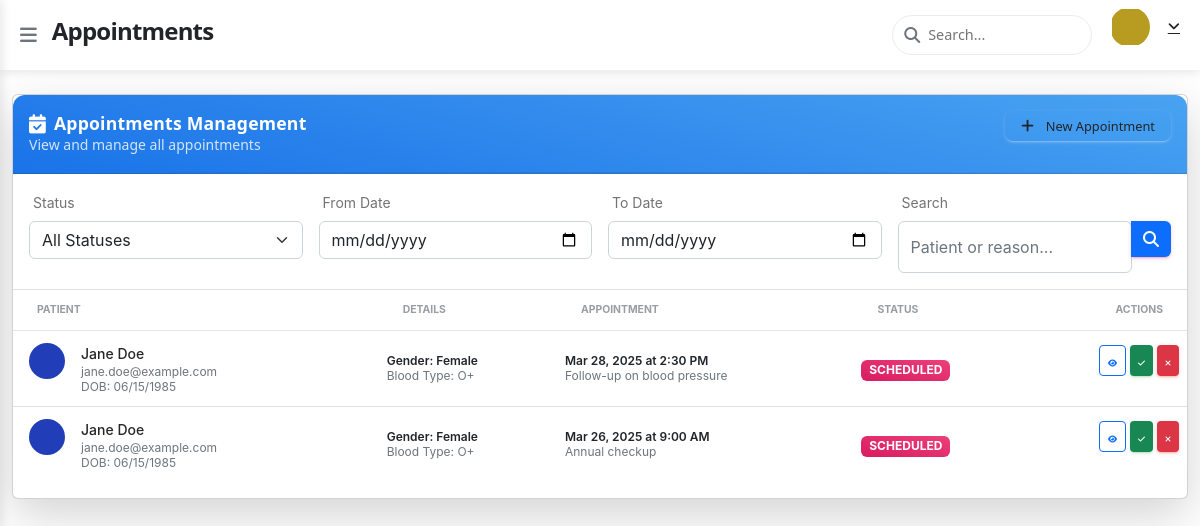
/doctor/appointments.php (signed in), run on an earlier commit of the app's database.
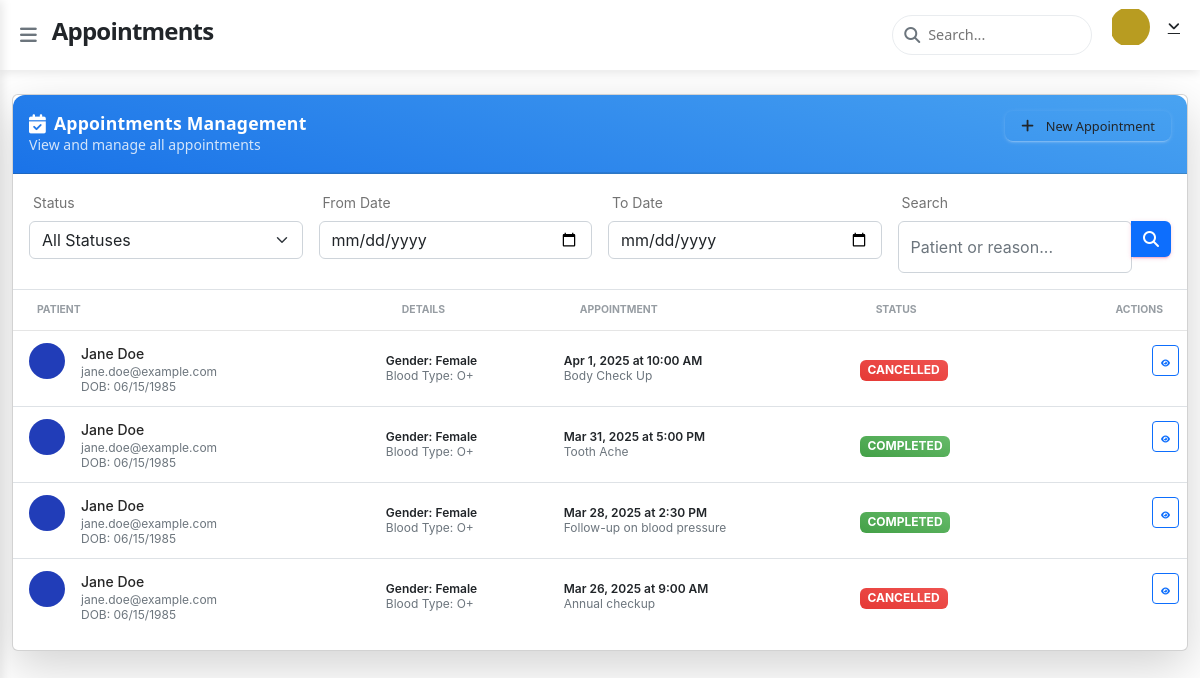
And on a later commit of the database.
### tables this page shows
CREATE TABLE IF NOT EXISTS `appointments` (
  `id` int NOT NULL AUTO_INCREMENT,
  `patient_id` int NOT NULL,
  `doctor_id` int NOT NULL,
  `appointment_date` date NOT NULL,
  `appointment_time` time NOT NULL,
  `status` enum('scheduled','completed','cancelled','no_show') DEFAULT 'scheduled',
  `duration_minutes` int DEFAULT '30' COMMENT 'Appointment duration in minutes',
  `reason` text,
  `notes` text,
  `created_at` timestamp NULL DEFAULT CURRENT_TIMESTAMP,
  PRIMARY KEY (`id`),
  KEY `patient_id` (`patient_id`),
  KEY `doctor_id` (`doctor_id`)
);

CREATE TABLE IF NOT EXISTS `users` (
  `id` int NOT NULL AUTO_INCREMENT,
  `username` varchar(50) NOT NULL,
  `password` varchar(255) NOT NULL,
  `email` varchar(100) NOT NULL,
  `role` enum('admin','doctor','patient') NOT NULL,
  `first_name` varchar(50) NOT NULL,
  `last_name` varchar(50) NOT NULL,
  `created_at` timestamp NULL DEFAULT CURRENT_TIMESTAMP,
  `updated_at` timestamp NULL DEFAULT CURRENT_TIMESTAMP ON UPDATE CURRENT_TIMESTAMP,
  PRIMARY KEY (`id`),
  UNIQUE KEY `username` (`username`),
  UNIQUE KEY `email` (`email`)
);

CREATE TABLE IF NOT EXISTS `patients` (
  `user_id` int NOT NULL,
  `date_of_birth` date DEFAULT NULL,
  `gender` enum('male','female','other') DEFAULT NULL,
  `address` text,
  `blood_type` varchar(10) DEFAULT NULL,
  PRIMARY KEY (`user_id`)
);

### doctor/appointments.php (the view, shortened to what the rows shown need)
<?php
require_once __DIR__ . '/../config/database.php';
$query = "SELECT a.*,
          u.first_name, u.last_name, u.email,
          p.date_of_birth, p.gender, p.blood_type,
          d.specialization
          FROM appointments a
          JOIN users u ON a.patient_id = u.id
          LEFT JOIN patients p ON u.id = p.user_id
          LEFT JOIN doctors d ON a.doctor_id = d.user_id
          WHERE a.doctor_id = ?";
$params = [$_SESSION['user_id']];
$query .= " ORDER BY a.appointment_date DESC, a.appointment_time DESC";
$per_page = 10;
$page = $_GET['page'] ?? 1;
$offset = ($page - 1) * $per_page;
$query_with_pagination = $query . " LIMIT " . (int)$per_page . " OFFSET " . (int)$offset;
$stmt = $pdo->prepare($query_with_pagination);
$stmt->execute($params);
$appointments = $stmt->fetchAll();
include __DIR__ . '/../includes/header.php';
?>
<div class="container-fluid py-4">
    <div class="row">
        <div class="col-12">
            <div class="card shadow-lg">
                <div class="card-body px-0 pt-0">
                    <div class="table-responsive">
                        <table class="table align-items-center mb-0">
                            <thead>
                                <tr>
                                    <th class="text-uppercase text-secondary text-xxs font-weight-bolder opacity-7">Patient</th>
                                    <th class="text-uppercase text-secondary text-xxs font-weight-bolder opacity-7">Details</th>
                                    <th class="text-uppercase text-secondary text-xxs font-weight-bolder opacity-7">Appointment</th>
                                    <th class="text-uppercase text-secondary text-xxs font-weight-bolder opacity-7">Status</th>
                                    <th class="text-uppercase text-secondary text-xxs font-weight-bolder opacity-7 text-end">Actions</th>
                                </tr>
                            </thead>
                            <tbody>
                                <?php foreach ($appointments as $appt): ?>
                                    <tr>
                                        <td>
                                            <div class="d-flex px-2 py-1">
                                                <div>
                                                    <img src="../assets/images/default-avatar.jpg" class="avatar avatar-sm me-3" alt="user">
                                                </div>
                                                <div class="d-flex flex-column justify-content-center">
                                                    <h6 class="mb-0 text-sm"><?= htmlspecialchars($appt['first_name'].' '.$appt['last_name']) ?></h6>
                                                    <p class="text-xs text-secondary mb-0"><?= htmlspecialchars($appt['email']) ?></p>
                                                    <p class="text-xs text-secondary mb-0">
                                                        <?= !empty($appt['date_of_birth']) ? 'DOB: '.date('m/d/Y', strtotime($appt['date_of_birth'])) : '' ?>
                                                    </p>
                                                </div>
                                            </div>
                                        </td>
                                        <td>
                                            <p class="text-xs font-weight-bold mb-0">
                                                Gender: <?= !empty($appt['gender']) ? ucfirst($appt['gender']) : 'N/A' ?>
                                            </p>
                                            <p class="text-xs text-secondary mb-0">
                                                Blood Type: <?= !empty($appt['blood_type']) ? $appt['blood_type'] : 'N/A' ?>
                                            </p>
                                        </td>
                                        <td>
                                            <p class="text-xs font-weight-bold mb-0">
                                                <?= date('M j, Y', strtotime($appt['appointment_date'])) ?>
                                                at <?= date('g:i A', strtotime($appt['appointment_time'])) ?>
                                            </p>
                                            <p class="text-xs text-secondary mb-0">
                                                <?= htmlspecialchars($appt['reason']) ?>
                                            </p>
                                        </td>
                                        <td>
                                            <?php
                                            $statusColors = [
                                                'scheduled' => 'primary',
                                                'completed' => 'success',
                                                'cancelled' => 'danger',
                                                'no_show' => 'warning',
                                            ];
                                            $rawStatus = $appt['status'];
                                            $statusText = ucfirst(str_replace('_', ' ', $rawStatus));
                                            $badgeColor = $statusColors[$rawStatus] ?? 'secondary';
                                            ?>
                                            <span class="badge bg-gradient-<?= $badgeColor ?>">
                                                <?= $statusText ?>
                                            </span>
                                        </td>
                                        <td class="align-middle text-end">
                                          <div class="d-flex justify-content-end gap-1">
                                              <button class="btn btn-sm btn-outline-primary view-btn"
                                                      data-id="<?= $appt['id'] ?>"
                                                      title="View Details">
                                                  <i class="fas fa-eye"></i>
                                              </button>
                                              <?php if ($appt['status'] === 'scheduled') : ?>
                                                  <button class="btn btn-sm btn-success complete-btn"
                                                          data-id="<?= $appt['id'] ?>"
                                                          title="Mark as Completed">
                                                      <i class="fas fa-check"></i>
                                                  </button>
                                                  <button class="btn btn-sm btn-danger cancel-btn"
                                                          data-id="<?= $appt['id'] ?>"
                                                          title="Cancel Appointment">
                                                      <i class="fas fa-times"></i>
                                                  </button>
                                              <?php endif; ?>
                                          </div>
                                      </td>
                                    </tr>
                                <?php endforeach; ?>
                            </tbody>
                        </table>
                    </div>
                </div>
            </div>
        </div>
    </div>
</div>
<?php include __DIR__ . '/../includes/footer.php'; ?>

What changed in the data, as far as the page shows it:
added appointments: users.first_name+last_name "Jane Doe", users.email "jane.doe@example.com", patient.date_of_birth "06/15/1985", patient.gender "Female", patient.blood_type "O+", appointment_date "Apr 1, 2025", appointment_time "10:00 AM", reason "Body Check Up", status "CANCELLED"
added appointments: users.first_name+last_name "Jane Doe", users.email "jane.doe@example.com", patient.date_of_birth "06/15/1985", patient.gender "Female", patient.blood_type "O+", appointment_date "Mar 31, 2025", appointment_time "5:00 PM", reason "Tooth Ache", status "COMPLETED"
changed appointments "Mar 28, 2025": status "SCHEDULED" → "COMPLETED"
changed appointments "Mar 26, 2025": status "SCHEDULED" → "CANCELLED"
